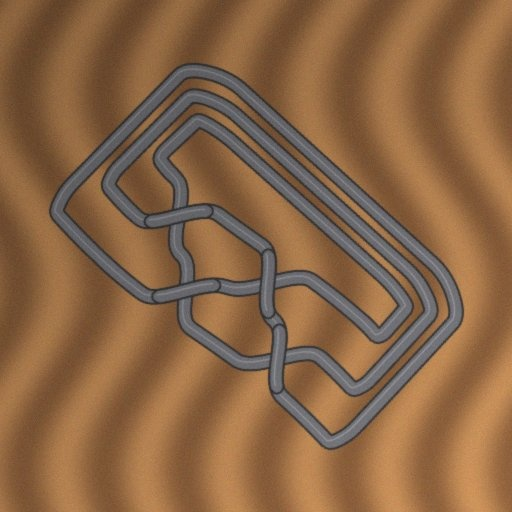
#> input picture huggingface_space/examples/1_unknot_c001_S2_desk.jpg, 512 x 512 px
$ python -i features.py   (imports and definitions only)
#> lines starting #> are read from the running program, lines starting #| are printed output that depends on the picture
"""
Symmetry-invariant and rotation/scale/translation invariant features for knots.
Provides:
- Hu Moments (invariant to scale/rotation/translation)
- Radial Fourier Descriptor (rotation-invariant signature of contour)
- Reflection symmetry score (how similar image is to mirrored version)
- A compact feature vector combining the above for use in classifiers
"""
import numpy as np
import cv2
from skimage.color import rgb2gray
from skimage.transform import resize
from scipy.fft import fft


def hu_moments(img_gray):
    # expects uint8 grayscale
    moments = cv2.moments(img_gray)
    hu = cv2.HuMoments(moments).flatten()
    # log transform to reduce dynamic range
    for i in range(len(hu)):
        if hu[i]==0:
            hu[i]=0.0
        else:
            hu[i] = -np.sign(hu[i]) * np.log10(abs(hu[i]) + 1e-30)
    return hu


def radial_fourier_descriptor(img_gray, n_bins=128, nf=16):
    # compute centroid, sample radial profile (averaged over angles)
    H,W = img_gray.shape
    yy, xx = np.mgrid[0:H,0:W]
    cx = W/2
    cy = H/2
    rr = np.sqrt((xx-cx)**2 + (yy-cy)**2)
    rmax = int(np.ceil(rr.max()))
    # bin radial distances
    bins = np.linspace(0, rmax, n_bins)
    profile = np.zeros(n_bins-1)
    for i in range(len(bins)-1):
        mask = (rr>=bins[i]) & (rr<bins[i+1])
        if mask.sum()>0:
            profile[i] = img_gray[mask].mean()
        else:
            profile[i] = 0
    # take FFT of radial profile and use magnitudes (rotation invariant)
    F = np.abs(fft(profile))
    feat = F[:nf]
    # normalize
    if feat.sum()>0:
        feat = feat/ (np.linalg.norm(feat)+1e-9)
    return np.real(feat)


def reflection_symmetry_score(img_gray):

    H,W = img_gray.shape
    flip = np.fliplr(img_gray)
    imgf = img_gray.astype(float)
    flipf = flip.astype(float)

    imgf -= imgf.mean()
    flipf -= flipf.mean()
    denom = np.sqrt((imgf**2).sum() * (flipf**2).sum()) + 1e-9
    score = (imgf*flipf).sum() / denom
    return float(score)


def extract_symmetry_invariant_features(img_rgb, resize_to=256):

    if img_rgb.ndim==3:
        gray = rgb2gray(img_rgb)
        gray = (gray*255).astype('uint8')
    else:
        gray = img_rgb.astype('uint8')
    gray = resize(gray, (resize_to, resize_to), preserve_range=True).astype('uint8')

    blur = cv2.GaussianBlur(gray, (5,5), 0)

    hu = hu_moments(blur)
    rfd = radial_fourier_descriptor(blur)
    sym = reflection_symmetry_score(blur)
    feat = np.concatenate([hu, rfd, [sym]])
    return feat

>>> import cv2
>>> picture = cv2.cvtColor(cv2.imread('huggingface_space/examples/1_unknot_c001_S2_desk.jpg'), cv2.COLOR_BGR2RGB)
>>> result = extract_symmetry_invariant_features(picture)
#> in extract_symmetry_invariant_features, `gray = rgb2gray(img_rgb)`:
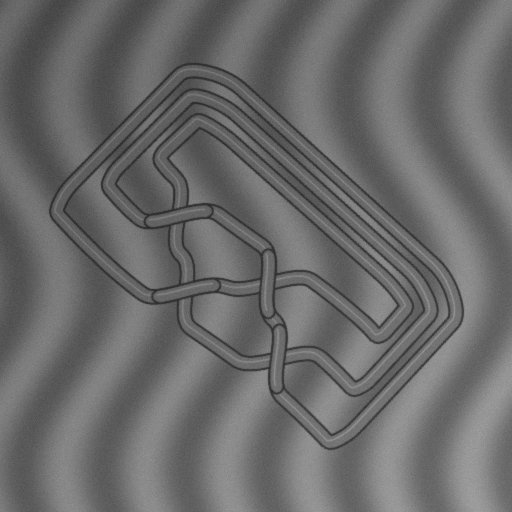
#> gray: shape (512, 512) float64; min 0.149, max 0.628, mean 0.42
#> in hu_moments, `moments = cv2.moments(img_gray)`: moments = moments, m00 6943872, centre m10/m00, m01/m00 = (131.5, 132.5)
#> in hu_moments, `hu = cv2.HuMoments(moments).flatten()`: hu = [0.00159, 1.75e-10, 5.75e-12, 5.6e-12, -2.58e-23, -5.48e-17, 1.86e-23]
#> the loop in hu_moments, `for i in range(len(hu)):` made 7 passes
#> after the loop in hu_moments, `for i in range(len(hu)):`: hu = [2.8, 9.76, 11.24, 11.25, -22.59, -16.26, 22.73]
#> after the loop in radial_fourier_descriptor, `for i in range(len(bins)-1):`: profile = 127 values, max 112.6 at index 122, min 82.06 at index 1, mean 105
#> in radial_fourier_descriptor, `F = np.abs(fft(profile))`: F = 127 values, max 13339.6 at index 0, min 3.15 at index 51, mean 141.7
#> in radial_fourier_descriptor, `feat = F[:nf]`: feat = [13339.6, 231, 75.72, 136.7, 167.7, 270.2, 144.3, 109.2, 107, 72.83, 68.37, 53.49, 59.12, 42.21, 38.51, 28.08]
#> in radial_fourier_descriptor, `feat = feat/ (np.linalg.norm(feat)+1e-9)`: feat = [0.999, 0.0173, 0.00567, 0.0102, 0.0126, 0.0202, 0.0108, 0.00818, 0.00802, 0.00546, 0.00512, 0.00401, 0.00443, 0.00316, 0.00288, 0.0021]
#> in extract_symmetry_invariant_features, `rfd = radial_fourier_descriptor(blur)`: rfd has the same summary as feat in radial_fourier_descriptor
#> in reflection_symmetry_score, `flip = np.fliplr(img_gray)`:
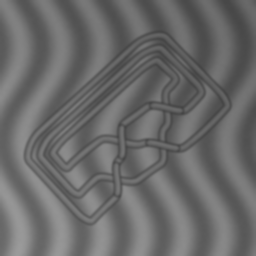
#> flip: shape (256, 256); min 69, max 155, mean 106
#> in reflection_symmetry_score, `imgf -= imgf.mean()`:
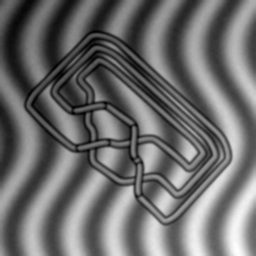
#> imgf: shape (256, 256) float64; min -36.96, max 49.04, mean 0; drawn with min black and max white
#> in reflection_symmetry_score, `flipf -= flipf.mean()`:
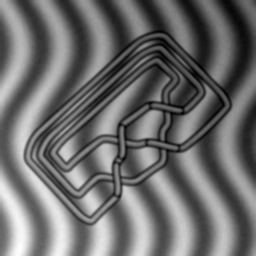
#> flipf: shape (256, 256) float64; min -36.96, max 49.04, mean 0; drawn with min black and max white
#> in reflection_symmetry_score, `denom = np.sqrt((imgf**2).sum() * (flipf**2).sum()) + 1e-9`: denom = 20476811.8
#> in reflection_symmetry_score, `score = (imgf*flipf).sum() / denom`: score = 0.0596
#> in extract_symmetry_invariant_features, `feat = np.concatenate([hu, rfd, [sym]])`: feat = 24 values, max 22.73 at index 6, min -22.59 at index 4, mean 0.838
#> result has the same summary as feat in extract_symmetry_invariant_features

$ run again, on huggingface_space/examples/2_trefoil_c007_S2_desk.jpg
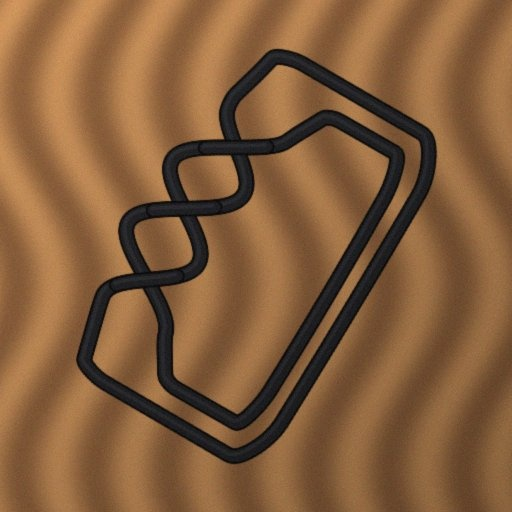
#> input picture huggingface_space/examples/2_trefoil_c007_S2_desk.jpg, 512 x 512 px
#> in extract_symmetry_invariant_features, `blur = cv2.GaussianBlur(gray, (5,5), 0)`:
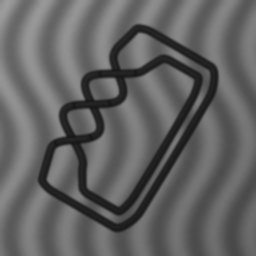
#> blur: shape (256, 256); min 22, max 156, mean 98.6
#> moments = moments, m00 6459515, centre m10/m00, m01/m00 = (123, 122.9)
#> in hu_moments, `hu = cv2.HuMoments(moments).flatten()`: hu = [0.00177, 1e-09, 6.14e-12, 9.09e-12, -6.55e-23, 2.69e-16, -1.78e-23]
#> the loop in hu_moments, `for i in range(len(hu)):` made 7 passes
#> after the loop in hu_moments, `for i in range(len(hu)):`: hu = [2.75, 9, 11.21, 11.04, -22.18, 15.57, -22.75]
#> after the loop in radial_fourier_descriptor, `for i in range(len(bins)-1):`: profile = 127 values, max 139 at index 126, min 66.17 at index 39, mean 100.3
#> F = 127 values, max 12732.7 at index 0, min 13.67 at index 17, mean 164.1
#> in radial_fourier_descriptor, `feat = F[:nf]`: feat = [12732.7, 976.3, 392.7, 179.5, 120.6, 305.2, 176, 109.9, 206.5, 106.4, 109.5, 76.86, 29.69, 51.67, 95.67, 77.38]
#> in radial_fourier_descriptor, `feat = feat/ (np.linalg.norm(feat)+1e-9)`: feat = [0.996, 0.0763, 0.0307, 0.014, 0.00943, 0.0239, 0.0138, 0.0086, 0.0161, 0.00832, 0.00856, 0.00601, 0.00232, 0.00404, 0.00748, 0.00605]
#> rfd has the same summary as feat in radial_fourier_descriptor
#> in reflection_symmetry_score, `flipf -= flipf.mean()`:
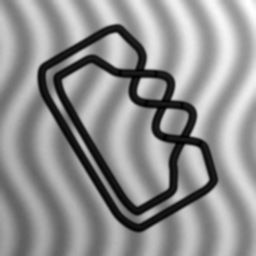
#> flipf: shape (256, 256) float64; min -76.56, max 57.44, mean 0; drawn with min black and max white
#> denom = 56290526.4
#> score = 0.0608
#> in extract_symmetry_invariant_features, `feat = np.concatenate([hu, rfd, [sym]])`: feat = 24 values, max 15.57 at index 5, min -22.75 at index 6, mean 0.247
#> result has the same summary as feat in extract_symmetry_invariant_features
